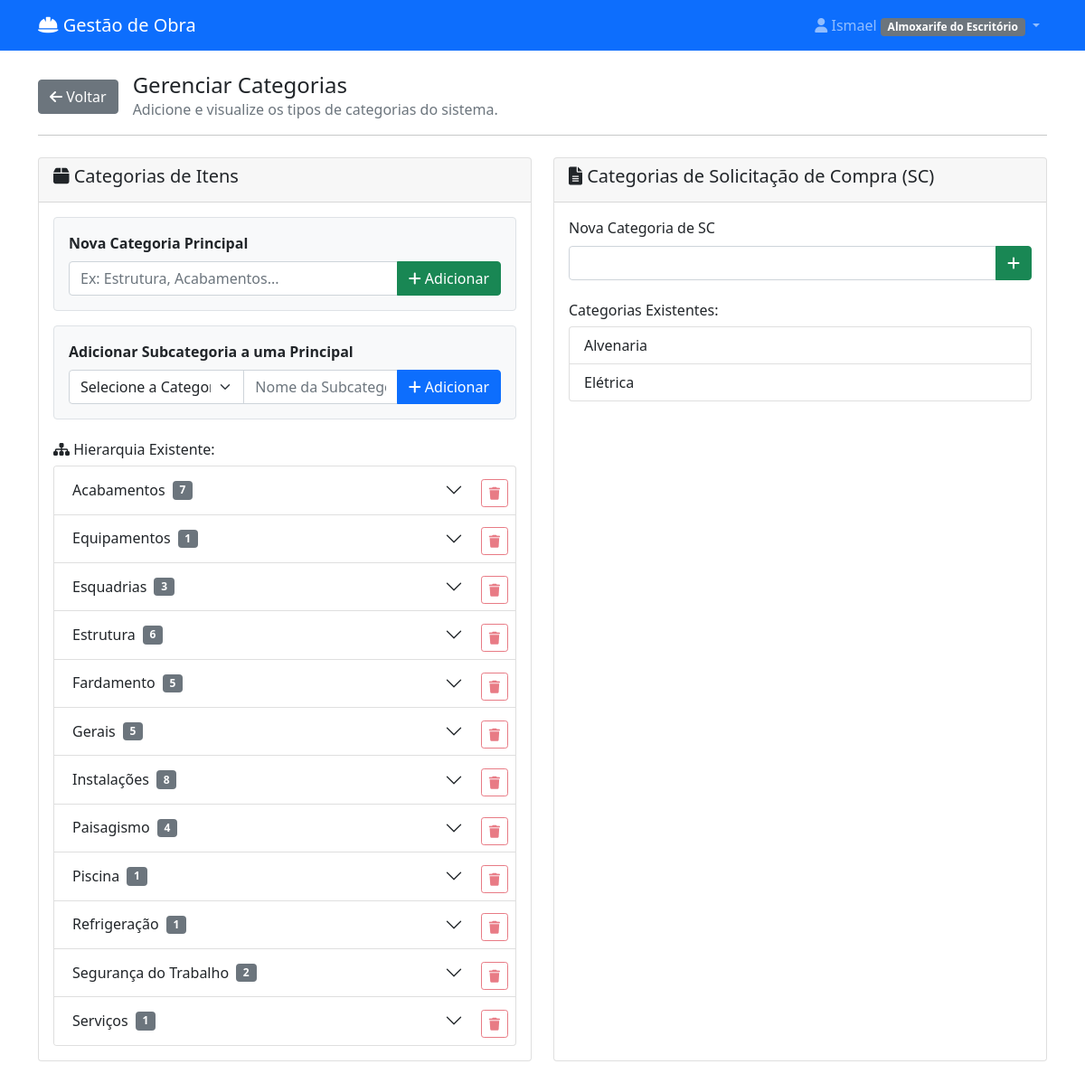
Page /gerenciar-categorias/ (signed in) on the earlier database version.
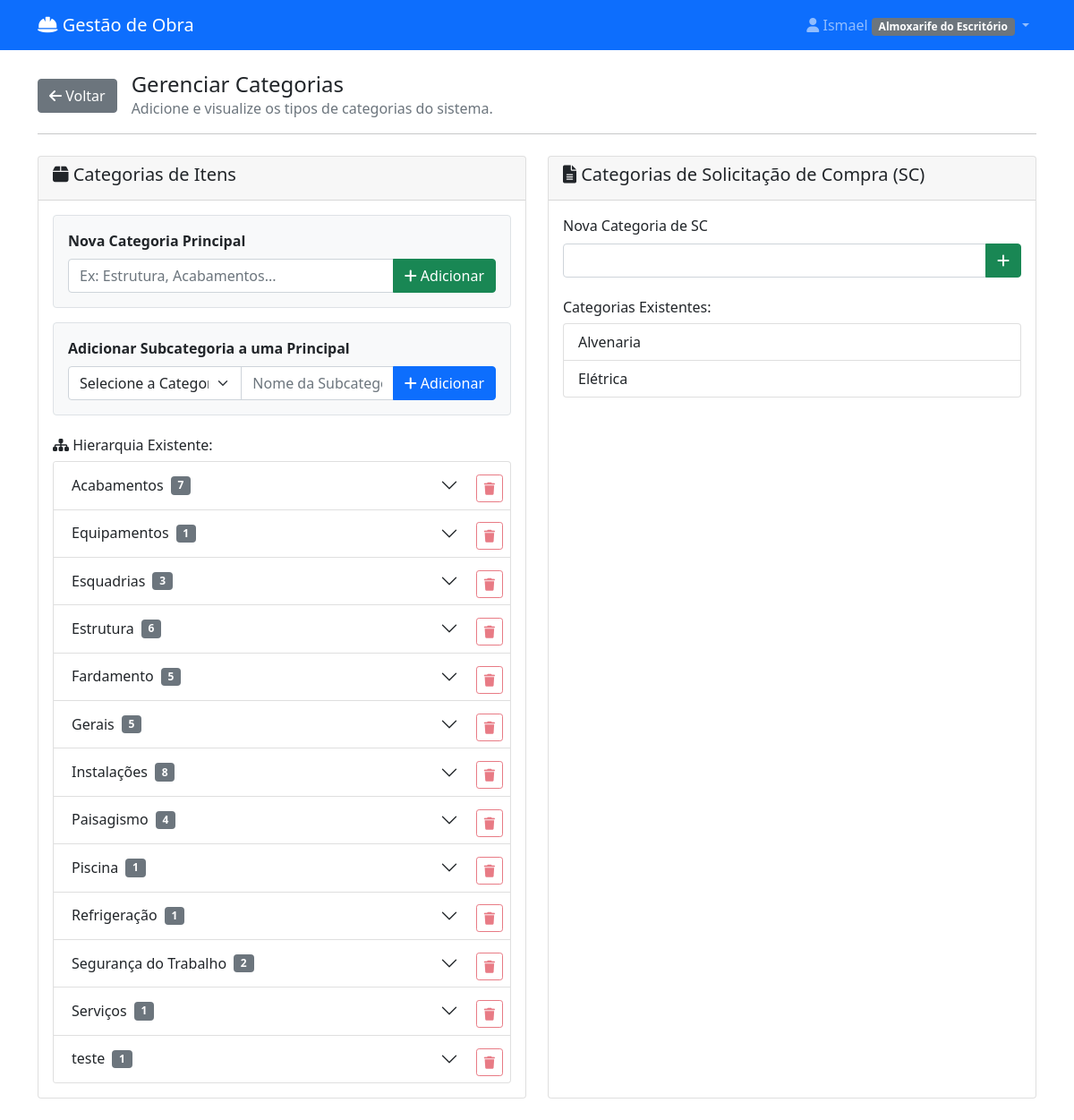
Same page on the later database version.
### materiais/models.py (models this page shows, shortened)
class CategoriaItem(models.Model):
    nome = models.CharField(max_length=100)
    categoria_mae = models.ForeignKey(
        'self',
        on_delete=models.CASCADE,
        null=True,
        blank=True,
        related_name='subcategorias'
    )
    class Meta:
        verbose_name = "Categoria de Item"
        verbose_name_plural = "Categorias de Itens"
        unique_together = ('nome', 'categoria_mae',)

class CategoriaSC(models.Model):
    nome = models.CharField(max_length=100, unique=True)
    descricao = models.TextField(blank=True)
    class Meta:
        verbose_name = "Categoria de SC"
        verbose_name_plural = "Categorias de SC"

### materiais/views.py (the view, shortened to what this page needs)
# urls.py: path('gerenciar-categorias/', views.gerenciar_categorias, name='gerenciar_categorias'),
@login_required
def gerenciar_categorias(request):
    if request.user.perfil not in ['almoxarife_escritorio', 'diretor', 'engenheiro']:
        messages.error(request, 'Acesso negado.')
        return redirect('materiais:dashboard')
    context = {
        'categorias_principais': CategoriaItem.objects.filter(categoria_mae__isnull=True).prefetch_related('subcategorias').order_by('nome'),
        'categorias_sc': CategoriaSC.objects.all().order_by('nome')
    }
    return render(request, 'materiais/gerenciar_categorias.html', context)

### materiais/templates/materiais/gerenciar_categorias.html (shortened to what the changed rows need)
{% extends 'materiais/base.html' %}
{% block content %}
<div class="row">
    <div class="col-md-6 mb-4">
        <div class="card h-100">
            <div class="card-body">
                {% if categorias_principais %}
                    <div class="accordion" id="accordionCategorias">
                        {% for categoria in categorias_principais %}
                        <div class="accordion-item">
                            <h2 class="accordion-header d-flex align-items-center" id="heading-{{ categoria.id }}">
                                <button class="accordion-button collapsed" type="button" data-bs-toggle="collapse" data-bs-target="#collapse-{{ categoria.id }}">
                                    {{ categoria.nome }}
                                    <span class="badge bg-secondary ms-2">{{ categoria.subcategorias.count }}</span>
                                </button>
                                <form method="post" action="{% url 'materiais:excluir_categoria_item' categoria.id %}" class="ms-auto" onsubmit="return confirm('Tem certeza que deseja excluir a categoria principal \'{{ categoria.nome }}\'?');">
                                    <button type="submit" class="btn btn-sm btn-outline-danger me-2"
                                            {% if categoria.subcategorias.count > 0 %}disabled title="Exclua as subcategorias primeiro"{% endif %}>
                                        <i class="fas fa-trash"></i>
                                    </button>
                                </form>
                            </h2>
                        </div>
                        {% endfor %}
                    </div>
                {% else %}
                    <p class="text-muted">Nenhuma categoria principal cadastrada.</p>
                {% endif %}
            </div>
        </div>
    </div>
    <div class="col-md-6 mb-4">
        <div class="card h-100">
            <div class="card-body">
                {% if categorias_sc %}
                <ul class="list-group">
                    {% for categoria in categorias_sc %}<li class="list-group-item">{{ categoria.nome }}</li>{% endfor %}
                </ul>
                {% else %}<p class="text-muted">Nenhuma cadastrada.</p>{% endif %}
            </div>
        </div>
    </div>
</div>
{% endblock %}

Differences in the rows shown:
added CategoriaItem: nome "teste", subcategorias.count "1"
